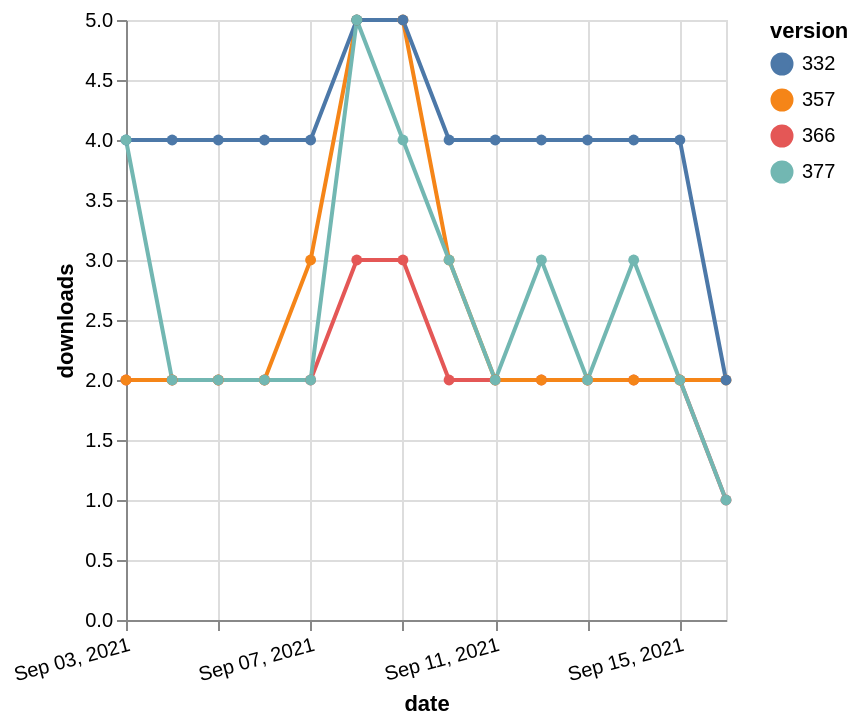

This figure's Vega-Lite source:
### Vega-Lite specification from a JSON file in a GitHub repository (floating-point values rounded to 4 significant figures)
{"$schema": "https://vega.github.io/schema/vega-lite/v5.json", "description": "A simple bar chart with embedded data.", "data": {"values": [{"date": "2021-09-03", "total": 2331, "delta": 2, "version": "366"}, {"date": "2021-09-04", "total": 2333, "delta": 2, "version": "366"}, {"date": "2021-09-05", "total": 2335, "delta": 2, "version": "366"}, {"date": "2021-09-06", "total": 2337, "delta": 2, "version": "366"}, {"date": "2021-09-07", "total": 2339, "delta": 2, "version": "366"}, {"date": "2021-09-08", "total": 2342, "delta": 3, "version": "366"}, {"date": "2021-09-09", "total": 2345, "delta": 3, "version": "366"}, {"date": "2021-09-10", "total": 2347, "delta": 2, "version": "366"}, {"date": "2021-09-11", "total": 2349, "delta": 2, "version": "366"}, {"date": "2021-09-12", "total": 2351, "delta": 2, "version": "366"}, {"date": "2021-09-13", "total": 2353, "delta": 2, "version": "366"}, {"date": "2021-09-14", "total": 2355, "delta": 2, "version": "366"}, {"date": "2021-09-15", "total": 2357, "delta": 2, "version": "366"}, {"date": "2021-09-16", "total": 2358, "delta": 1, "version": "366"}, {"date": "2021-09-03", "total": 2935, "delta": 2, "version": "357"}, {"date": "2021-09-04", "total": 2937, "delta": 2, "version": "357"}, {"date": "2021-09-05", "total": 2939, "delta": 2, "version": "357"}, {"date": "2021-09-06", "total": 2941, "delta": 2, "version": "357"}, {"date": "2021-09-07", "total": 2944, "delta": 3, "version": "357"}, {"date": "2021-09-08", "total": 2949, "delta": 5, "version": "357"}, {"date": "2021-09-09", "total": 2954, "delta": 5, "version": "357"}, {"date": "2021-09-10", "total": 2957, "delta": 3, "version": "357"}, {"date": "2021-09-11", "total": 2959, "delta": 2, "version": "357"}, {"date": "2021-09-12", "total": 2961, "delta": 2, "version": "357"}, {"date": "2021-09-13", "total": 2963, "delta": 2, "version": "357"}, {"date": "2021-09-14", "total": 2965, "delta": 2, "version": "357"}, {"date": "2021-09-15", "total": 2967, "delta": 2, "version": "357"}, {"date": "2021-09-16", "total": 2969, "delta": 2, "version": "357"}, {"date": "2021-09-03", "total": 4678, "delta": 4, "version": "332"}, {"date": "2021-09-04", "total": 4682, "delta": 4, "version": "332"}, {"date": "2021-09-05", "total": 4686, "delta": 4, "version": "332"}, {"date": "2021-09-06", "total": 4690, "delta": 4, "version": "332"}, {"date": "2021-09-07", "total": 4694, "delta": 4, "version": "332"}, {"date": "2021-09-08", "total": 4699, "delta": 5, "version": "332"}, {"date": "2021-09-09", "total": 4704, "delta": 5, "version": "332"}, {"date": "2021-09-10", "total": 4708, "delta": 4, "version": "332"}, {"date": "2021-09-11", "total": 4712, "delta": 4, "version": "332"}, {"date": "2021-09-12", "total": 4716, "delta": 4, "version": "332"}, {"date": "2021-09-13", "total": 4720, "delta": 4, "version": "332"}, {"date": "2021-09-14", "total": 4724, "delta": 4, "version": "332"}, {"date": "2021-09-15", "total": 4728, "delta": 4, "version": "332"}, {"date": "2021-09-16", "total": 4730, "delta": 2, "version": "332"}, {"date": "2021-09-03", "total": 2137, "delta": 4, "version": "377"}, {"date": "2021-09-04", "total": 2139, "delta": 2, "version": "377"}, {"date": "2021-09-05", "total": 2141, "delta": 2, "version": "377"}, {"date": "2021-09-06", "total": 2143, "delta": 2, "version": "377"}, {"date": "2021-09-07", "total": 2145, "delta": 2, "version": "377"}, {"date": "2021-09-08", "total": 2150, "delta": 5, "version": "377"}, {"date": "2021-09-09", "total": 2154, "delta": 4, "version": "377"}, {"date": "2021-09-10", "total": 2157, "delta": 3, "version": "377"}, {"date": "2021-09-11", "total": 2159, "delta": 2, "version": "377"}, {"date": "2021-09-12", "total": 2162, "delta": 3, "version": "377"}, {"date": "2021-09-13", "total": 2164, "delta": 2, "version": "377"}, {"date": "2021-09-14", "total": 2167, "delta": 3, "version": "377"}, {"date": "2021-09-15", "total": 2169, "delta": 2, "version": "377"}, {"date": "2021-09-16", "total": 2170, "delta": 1, "version": "377"}]}, "width": "container", "mark": {"type": "line", "point": {"filled": true}}, "encoding": {"x": {"field": "date", "type": "temporal", "timeUnit": "yearmonthdate", "title": "date", "axis": {"labelAngle": -15}}, "y": {"field": "delta", "type": "quantitative", "title": "downloads"}, "color": {"field": "version", "type": "nominal"}, "tooltip": {"field": "delta"}}}
